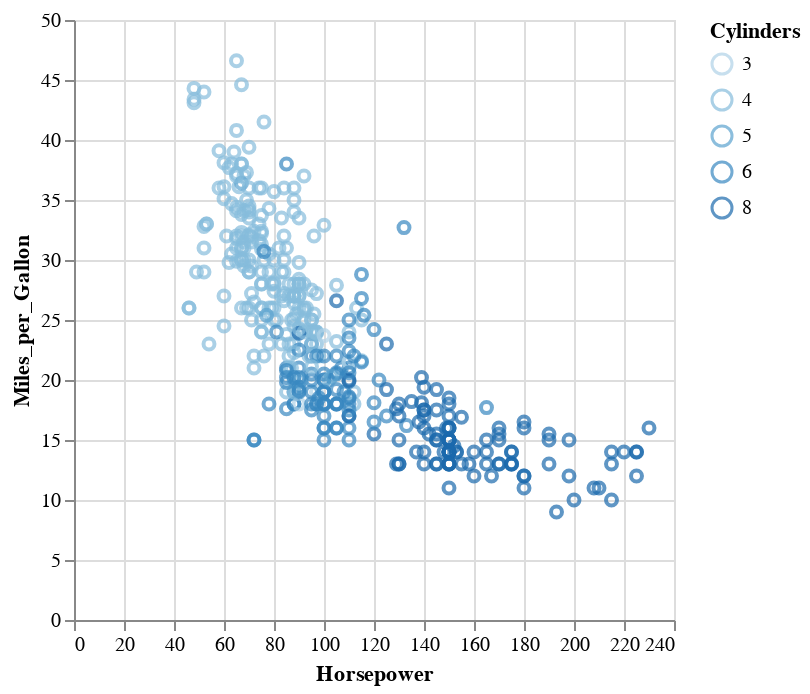

Here is the notebook cell this chart was saved with:
### Markdown cell above
## Nominal vs Continuous Variable
* The variable Cylinders may be continous "Cylinders:o" or nominal "Cylinders:n"

### Code cell
# Continous "Cylinders" as a color

cars |>
@vlplot(
    mark=:point,
    x=:Horsepower,
    y=:Miles_per_Gallon,
    color="Cylinders:o"
)

### Figure 1 — Vega-Lite specification as saved in the notebook (floating-point values rounded to 4 significant figures; data arrays with more than 128 entries replaced by an {"elided": "..."} marker saying what was removed)
{"mark": "point", "encoding": {"x": {"field": "Horsepower", "type": "quantitative"}, "y": {"field": "Miles_per_Gallon", "type": "quantitative"}, "color": {"field": "Cylinders", "type": "ordinal"}}, "data": {"values": {"elided": "406 records"}}}
